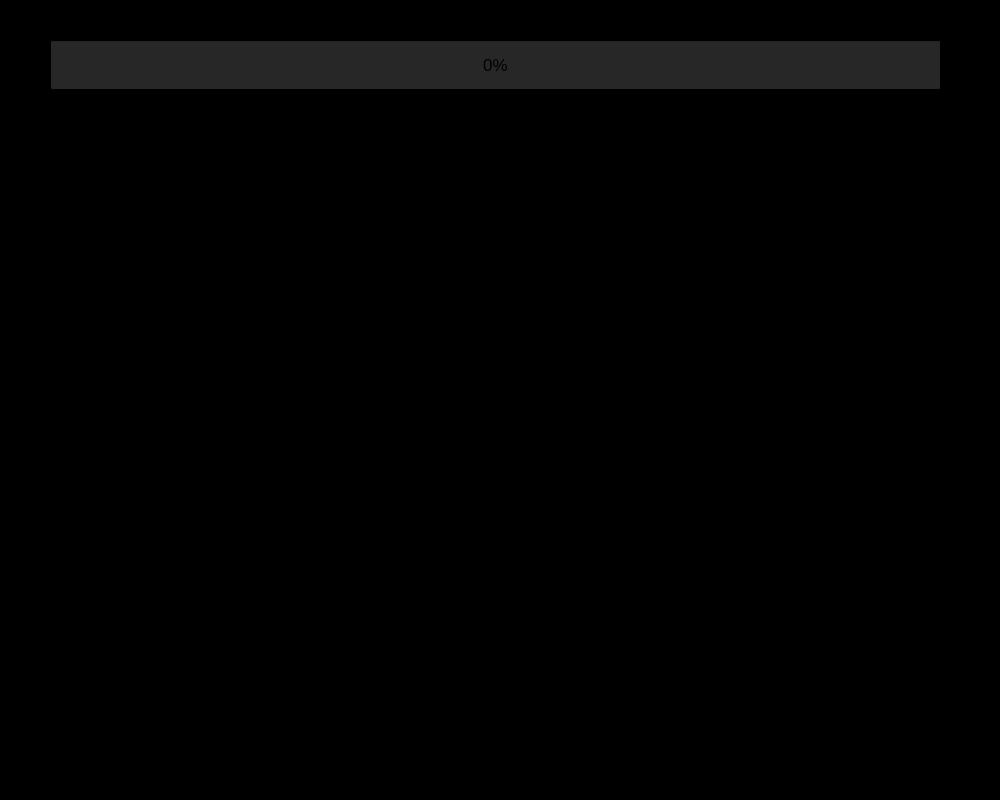
<?xml version="1.0" encoding="UTF-8"?>
<ui version="4.0">
 <class>simulationDialog</class>
 <widget class="QDialog" name="simulationDialog">
  <property name="geometry">
   <rect>
    <x>0</x>
    <y>0</y>
    <width>1000</width>
    <height>800</height>
   </rect>
  </property>
  <property name="palette">
   <palette>
    <active>
     <colorrole role="Window">
      <brush brushstyle="SolidPattern">
       <color alpha="255">
        <red>0</red>
        <green>0</green>
        <blue>0</blue>
       </color>
      </brush>
     </colorrole>
    </active>
    <inactive>
     <colorrole role="Window">
      <brush brushstyle="SolidPattern">
       <color alpha="255">
        <red>0</red>
        <green>0</green>
        <blue>0</blue>
       </color>
      </brush>
     </colorrole>
    </inactive>
    <disabled>
     <colorrole role="Base">
      <brush brushstyle="SolidPattern">
       <color alpha="255">
        <red>0</red>
        <green>0</green>
        <blue>0</blue>
       </color>
      </brush>
     </colorrole>
     <colorrole role="Window">
      <brush brushstyle="SolidPattern">
       <color alpha="255">
        <red>0</red>
        <green>0</green>
        <blue>0</blue>
       </color>
      </brush>
     </colorrole>
    </disabled>
   </palette>
  </property>
  <property name="font">
   <font>
    <pointsize>13</pointsize>
    <bold>false</bold>
   </font>
  </property>
  <property name="windowTitle">
   <string>Dialog</string>
  </property>
  <widget class="QProgressBar" name="progressBar">
   <property name="geometry">
    <rect>
     <x>50</x>
     <y>40</y>
     <width>891</width>
     <height>50</height>
    </rect>
   </property>
   <property name="palette">
    <palette>
     <active>
      <colorrole role="Base">
       <brush brushstyle="SolidPattern">
        <color alpha="255">
         <red>39</red>
         <green>39</green>
         <blue>39</blue>
        </color>
       </brush>
      </colorrole>
      <colorrole role="Highlight">
       <brush brushstyle="SolidPattern">
        <color alpha="255">
         <red>28</red>
         <green>152</green>
         <blue>0</blue>
        </color>
       </brush>
      </colorrole>
      <colorrole role="Link">
       <brush brushstyle="SolidPattern">
        <color alpha="255">
         <red>53</red>
         <green>99</green>
         <blue>0</blue>
        </color>
       </brush>
      </colorrole>
      <colorrole role="Accent">
       <brush brushstyle="SolidPattern">
        <color alpha="255">
         <red>62</red>
         <green>154</green>
         <blue>0</blue>
        </color>
       </brush>
      </colorrole>
     </active>
     <inactive>
      <colorrole role="Base">
       <brush brushstyle="SolidPattern">
        <color alpha="255">
         <red>39</red>
         <green>39</green>
         <blue>39</blue>
        </color>
       </brush>
      </colorrole>
      <colorrole role="Highlight">
       <brush brushstyle="SolidPattern">
        <color alpha="255">
         <red>28</red>
         <green>152</green>
         <blue>0</blue>
        </color>
       </brush>
      </colorrole>
      <colorrole role="Link">
       <brush brushstyle="SolidPattern">
        <color alpha="255">
         <red>53</red>
         <green>99</green>
         <blue>0</blue>
        </color>
       </brush>
      </colorrole>
      <colorrole role="Accent">
       <brush brushstyle="SolidPattern">
        <color alpha="255">
         <red>62</red>
         <green>154</green>
         <blue>0</blue>
        </color>
       </brush>
      </colorrole>
     </inactive>
     <disabled>
      <colorrole role="Link">
       <brush brushstyle="SolidPattern">
        <color alpha="255">
         <red>53</red>
         <green>99</green>
         <blue>0</blue>
        </color>
       </brush>
      </colorrole>
      <colorrole role="Accent">
       <brush brushstyle="SolidPattern">
        <color alpha="255">
         <red>62</red>
         <green>154</green>
         <blue>0</blue>
        </color>
       </brush>
      </colorrole>
     </disabled>
    </palette>
   </property>
   <property name="value">
    <number>0</number>
   </property>
   <property name="orientation">
    <enum>Qt::Orientation::Horizontal</enum>
   </property>
   <property name="invertedAppearance">
    <bool>false</bool>
   </property>
  </widget>
  <widget class="QTextEdit" name="Terminal">
   <property name="geometry">
    <rect>
     <x>0</x>
     <y>120</y>
     <width>1001</width>
     <height>681</height>
    </rect>
   </property>
   <property name="palette">
    <palette>
     <active>
      <colorrole role="Text">
       <brush brushstyle="SolidPattern">
        <color alpha="255">
         <red>52</red>
         <green>194</green>
         <blue>0</blue>
        </color>
       </brush>
      </colorrole>
      <colorrole role="Base">
       <brush brushstyle="SolidPattern">
        <color alpha="255">
         <red>0</red>
         <green>0</green>
         <blue>0</blue>
        </color>
       </brush>
      </colorrole>
     </active>
     <inactive>
      <colorrole role="Text">
       <brush brushstyle="SolidPattern">
        <color alpha="255">
         <red>52</red>
         <green>194</green>
         <blue>0</blue>
        </color>
       </brush>
      </colorrole>
      <colorrole role="Base">
       <brush brushstyle="SolidPattern">
        <color alpha="255">
         <red>0</red>
         <green>0</green>
         <blue>0</blue>
        </color>
       </brush>
      </colorrole>
     </inactive>
     <disabled/>
    </palette>
   </property>
   <property name="font">
    <font>
     <pointsize>16</pointsize>
     <bold>true</bold>
    </font>
   </property>
   <property name="readOnly">
    <bool>true</bool>
   </property>
   <property name="html">
    <string>&lt;!DOCTYPE HTML PUBLIC &quot;-//W3C//DTD HTML 4.0//EN&quot; &quot;http://www.w3.org/TR/REC-html40/strict.dtd&quot;&gt;
&lt;html&gt;&lt;head&gt;&lt;meta name=&quot;qrichtext&quot; content=&quot;1&quot; /&gt;&lt;meta charset=&quot;utf-8&quot; /&gt;&lt;style type=&quot;text/css&quot;&gt;
p, li { white-space: pre-wrap; }
hr { height: 1px; border-width: 0; }
li.unchecked::marker { content: &quot;\2610&quot;; }
li.checked::marker { content: &quot;\2612&quot;; }
&lt;/style&gt;&lt;/head&gt;&lt;body style=&quot; font-family:'Noto Sans'; font-size:16pt; font-weight:700; font-style:normal;&quot;&gt;
&lt;p style=&quot;-qt-paragraph-type:empty; margin-top:0px; margin-bottom:0px; margin-left:0px; margin-right:0px; -qt-block-indent:0; text-indent:0px;&quot;&gt;&lt;br /&gt;&lt;/p&gt;&lt;/body&gt;&lt;/html&gt;</string>
   </property>
  </widget>
 </widget>
 <resources/>
 <connections/>
</ui>
